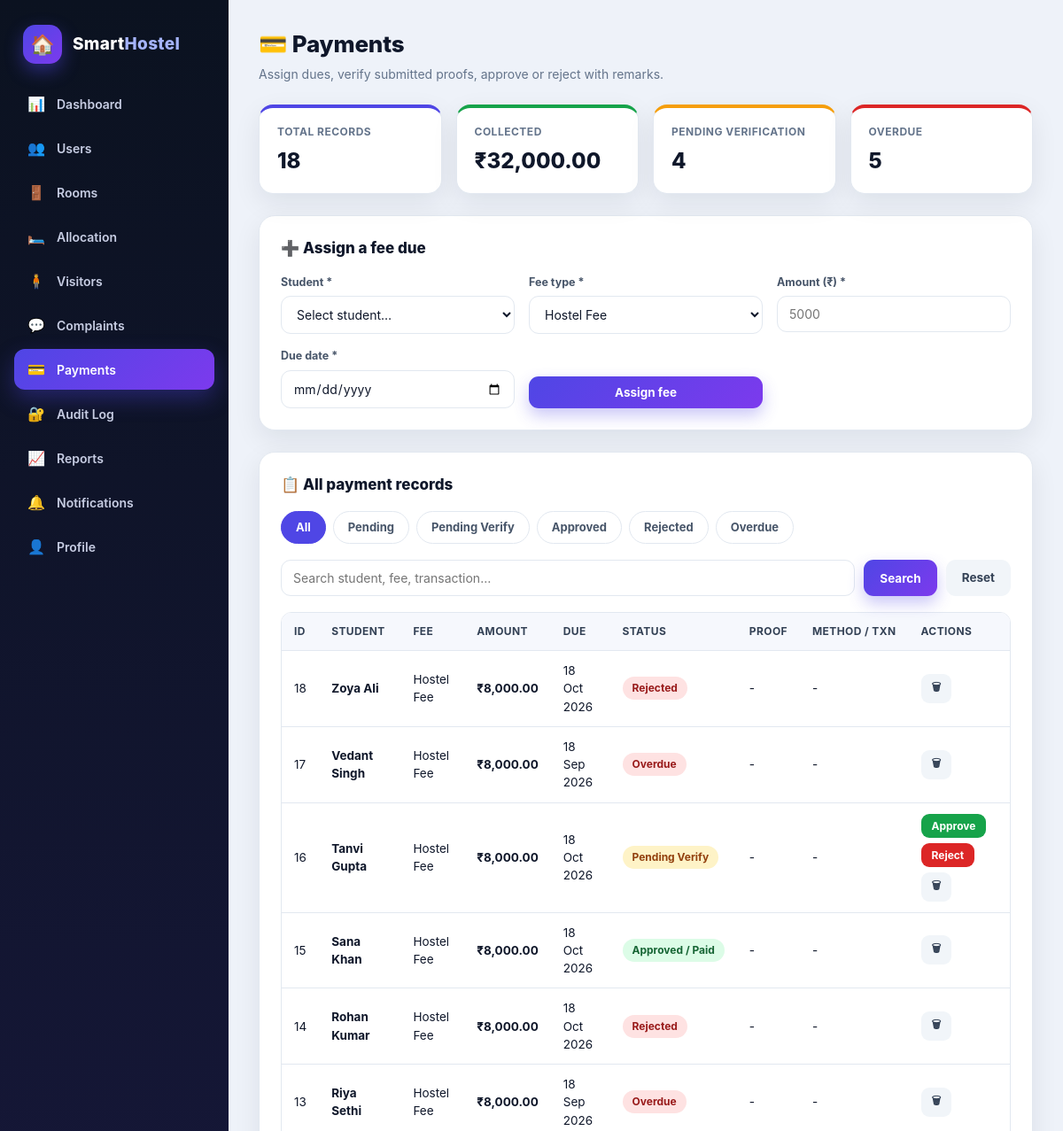
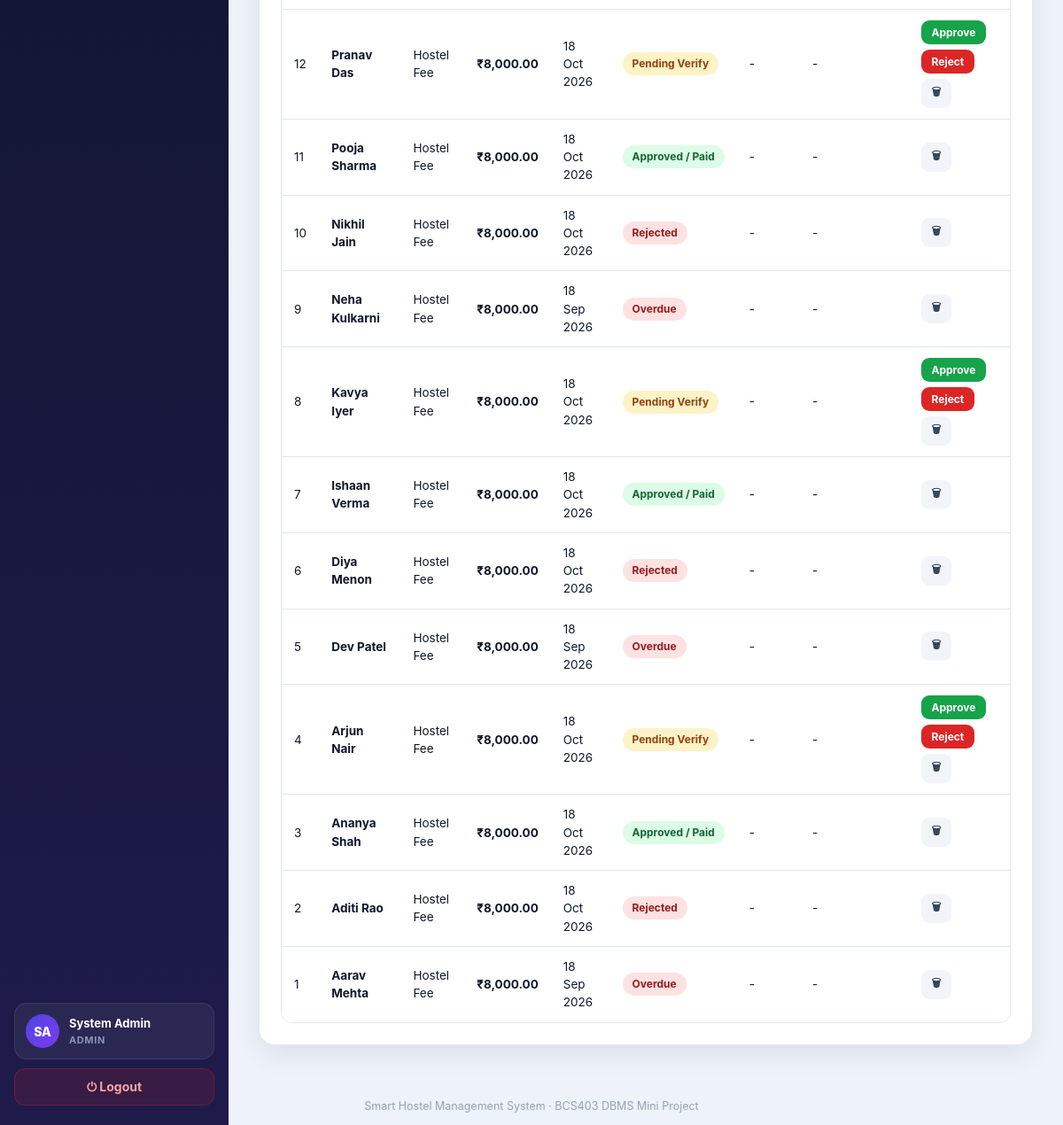
/admin/payments.php (signed in), run on the app's committed database (2 pictures, top to bottom).
### tables this page shows
CREATE TABLE IF NOT EXISTS payments (
    id                  INT AUTO_INCREMENT PRIMARY KEY,
    student_id          INT           DEFAULT NULL,
    fee_type            VARCHAR(100)  NOT NULL,
    amount              DECIMAL(10,2) NOT NULL,
    status              ENUM('pending','paid','overdue','rejected') NOT NULL DEFAULT 'pending',
    verification_status VARCHAR(80)   NOT NULL DEFAULT 'Pending',
    payment_method      VARCHAR(100)  DEFAULT NULL,
    transaction_id      VARCHAR(100)  DEFAULT NULL,
    payment_note        VARCHAR(255)  DEFAULT NULL,
    proof_file          VARCHAR(255)  DEFAULT NULL,
    admin_remark        TEXT          DEFAULT NULL,
    due_date            DATE          NOT NULL,
    paid_date           DATETIME      DEFAULT NULL,
    verified_at         DATETIME      DEFAULT NULL,
    created_at          TIMESTAMP     DEFAULT CURRENT_TIMESTAMP,
    INDEX idx_payments_student (student_id),
    FOREIGN KEY (student_id) REFERENCES users(id) ON DELETE SET NULL
);

CREATE TABLE IF NOT EXISTS users (
    id          INT AUTO_INCREMENT PRIMARY KEY,
    full_name   VARCHAR(100)  NOT NULL,
    username    VARCHAR(30)   NOT NULL UNIQUE,
    email       VARCHAR(100)  NOT NULL UNIQUE,
    phone       VARCHAR(25)   NOT NULL,
    country     VARCHAR(100)  DEFAULT NULL,
    state       VARCHAR(100)  DEFAULT NULL,
    address     TEXT          DEFAULT NULL,
    password    VARCHAR(255)  NOT NULL,
    google_id   VARCHAR(255)  DEFAULT NULL UNIQUE,
    auth_provider ENUM('local','google') NOT NULL DEFAULT 'local',
    role        ENUM('admin','student') NOT NULL DEFAULT 'student',
    status      ENUM('active','inactive','pending_verification') NOT NULL DEFAULT 'active',
    created_at  TIMESTAMP DEFAULT CURRENT_TIMESTAMP
);

### includes/config.php (called while the page is built, shortened)
<?php
function safe($val) {
    return htmlspecialchars((string)$val, ENT_QUOTES, 'UTF-8');
}
function formatDate($date, $fallback = '-') {
    $t = strtotime($date);
    return $t ? date('d M Y', $t) : $fallback;
}
function money($amount) {
    return '₹' . number_format((float)$amount, 2);
}

### includes/pagination.php (called while the page is built, shortened)
<?php
function page_window($conn, $countSql, $types, $params) {
    $stmt = $conn->prepare($countSql);
    $stmt->execute(); $total = (int)$stmt->get_result()->fetch_row()[0]; $stmt->close();
    $pages = max(1, (int)ceil($total / 20));
    $requested = filter_var($_GET['page'] ?? null, FILTER_VALIDATE_INT);
    $page = min(max(1, $requested ?: 1), $pages);
    return [$total, $pages, $page, ($page - 1) * 20];
}

### admin/payments.php (the view, shortened to what this page needs)
<?php
require_once __DIR__ . '/../includes/config.php';
$sum = $conn->query(
    "SELECT COUNT(*) total,
            COALESCE(SUM(CASE WHEN verification_status='Approved' THEN amount END),0) collected,
            COALESCE(SUM(verification_status='Pending Verification'),0) pv,
            COALESCE(SUM(status='overdue'),0) ov
     FROM payments"
)->fetch_assoc();
$filter = trim($_GET['filter'] ?? 'all');
$search = trim($_GET['search'] ?? '');
$where  = 'WHERE 1=1';
$params = [];
$types  = '';
require_once __DIR__ . '/../includes/pagination.php';
[$totalRows, $totalPages, $page, $offset] = page_window($conn, "SELECT COUNT(*) FROM payments p LEFT JOIN users u ON u.id=p.student_id $where", $types, $params);
$stmt = $conn->prepare("SELECT p.*, u.full_name AS student_name FROM payments p LEFT JOIN users u ON u.id=p.student_id $where ORDER BY p.id DESC LIMIT ? OFFSET ?");
$pageParams = array_merge($params, [20, $offset]);
$stmt->bind_param($types . 'ii', ...$pageParams);
$stmt->execute();
$payments = $stmt->get_result(); $stmt->close();
function adminPayBadge($status, $vs) {
    $vs = strtolower($vs ?? ''); $s = strtolower($status ?? '');
    if ($vs === 'approved')             return '<span class="badge badge-green">Approved / Paid</span>';
    if ($vs === 'pending verification') return '<span class="badge badge-yellow">Pending Verify</span>';
    if ($vs === 'rejected')             return '<span class="badge badge-red">Rejected</span>';
    if ($s === 'overdue')               return '<span class="badge badge-red">Overdue</span>';
    return '<span class="badge badge-blue">Pending</span>';
}
require_once __DIR__ . '/../includes/header.php';
?>
<div class="layout">
<?php require_once __DIR__ . '/../includes/sidebar.php'; ?>
<main class="main">
    <div class="page-head">
        <h1>💳 Payments</h1>
        <p>Assign dues, verify submitted proofs, approve or reject with remarks.</p>
    </div>
    <div class="stat-grid">
        <div class="stat"><div class="stat-label">Total records</div><div class="stat-value"><?php echo (int)$sum['total']; ?></div></div>
        <div class="stat green"><div class="stat-label">Collected</div><div class="stat-value"><?php echo money($sum['collected']); ?></div></div>
        <div class="stat amber"><div class="stat-label">Pending verification</div><div class="stat-value"><?php echo (int)$sum['pv']; ?></div></div>
        <div class="stat red"><div class="stat-label">Overdue</div><div class="stat-value"><?php echo (int)$sum['ov']; ?></div></div>
    </div>
    <div class="card">
        <h2>➕ Assign a fee due</h2>
        <form method="POST" class="form-grid">
            <div class="field">
                <label>Student *</label>
                <select class="input" name="student_id" required>
                    <option value="">Select student…</option>
                </select>
            </div>
            <div class="field">
                <label>Fee type *</label>
                <select class="input" name="fee_type" id="feeType" required>
                    <option value="Hostel Fee">Hostel Fee</option>
                </select>
            </div>
            <div class="field"><label>Amount (₹) *</label><input class="input" type="number" name="amount" min="1" step="0.01" placeholder="5000" required></div>
            <div class="field"><label>Due date *</label><input class="input" type="date" name="due_date" required></div>
            <div class="field" style="justify-content:flex-end"><button class="btn btn-primary" type="submit">Assign fee</button></div>
        </form>
    </div>
    <div class="card">
        <h2>📋 All payment records</h2>
        <div class="tabs">
            <?php foreach (['all' => 'All', 'pending' => 'Pending', 'pending_verify' => 'Pending Verify', 'approved' => 'Approved', 'rejected' => 'Rejected', 'overdue' => 'Overdue'] as $k => $l): ?>
            <a class="tab <?php echo $filter === $k ? 'active' : ''; ?>" href="payments.php?filter=<?php echo $k; ?>"><?php echo $l; ?></a>
            <?php endforeach; ?>
        </div>
        <form method="GET" class="search-bar">
            <input class="input" type="text" name="search" placeholder="Search student, fee, transaction…" value="<?php echo safe($search); ?>">
            <button class="btn btn-primary" type="submit">Search</button>
            <a class="btn btn-ghost" href="payments.php">Reset</a>
        </form>
        <div class="table-wrap">
            <table>
                <thead><tr><th>ID</th><th>Student</th><th>Fee</th><th>Amount</th><th>Due</th><th>Status</th><th>Proof</th><th>Method / TXN</th><th>Actions</th></tr></thead>
                <tbody>
                <?php if ($payments->num_rows): while ($p = $payments->fetch_assoc()): ?>
                    <tr>
                        <td><?php echo (int)$p['id']; ?></td>
                        <td><strong><?php echo safe($p['student_name'] ?? '-'); ?></strong></td>
                        <td><?php echo safe($p['fee_type']); ?></td>
                        <td><strong><?php echo money($p['amount']); ?></strong></td>
                        <td><?php echo formatDate($p['due_date']); ?></td>
                        <td><?php echo adminPayBadge($p['status'], $p['verification_status']); ?></td>
                        <td>
                            <?php if (!empty($p['proof_file'])): ?>
                            <a class="btn btn-ghost btn-sm" href="/uploads/payment_proofs/<?php echo safe(basename($p['proof_file'])); ?>" target="_blank">View</a>
                            <?php else: ?>-<?php endif; ?>
                        </td>
                        <td>
                            <?php echo safe($p['payment_method'] ?? '-'); ?>
                        </td>
                        <td>
                            <div style="display:flex;gap:6px;flex-wrap:wrap">
                                <?php if ($p['verification_status'] === 'Pending Verification'): ?>
                                <button class="btn btn-green btn-sm" type="button" onclick="openReview(<?php echo (int)$p['id']; ?>, 'approve')">Approve</button>
                                <button class="btn btn-red btn-sm" type="button" onclick="openReview(<?php echo (int)$p['id']; ?>, 'reject')">Reject</button>
                                <?php endif; ?>
                                <form method="POST" style="margin:0" data-confirm="Delete payment record #<?php echo (int)$p['id']; ?>?">
                                    <button class="btn btn-ghost btn-sm" type="submit">🗑</button>
                                </form>
                            </div>
                        </td>
                    </tr>
                <?php endwhile; else: ?>
                    <tr><td colspan="9" class="empty-row">No payment records.</td></tr>
                <?php endif; ?>
                </tbody>
            </table>
        </div>
    </div>
</main>
</div>
<?php require_once __DIR__ . '/../includes/footer.php'; ?>

### assets/css/style.css (style rules this page uses)
:root { --bg: #eef2f9; --surface: #ffffff; --ink: #0f172a; --muted: #64748b; --line: #e2e8f0; --accent: #4f46e5; --accent-2: #7c3aed; --accent-soft: #eef0ff; --success: #16a34a; --success-soft: #dcfce7; --danger: #dc2626; --danger-soft: #fee2e2; --warning: #b45309; --warning-soft: #fef3c7; --info: #1d4ed8; --info-soft: #dbeafe; --sidebar-1: #0b1220; --sidebar-2: #1e1b4b; --radius: 18px; --shadow: 0 10px 30px rgba(15, 23, 42, .08); --shadow-lg: 0 24px 60px rgba(15, 23, 42, .14); }
* { margin: 0; padding: 0; box-sizing: border-box; }
body { font-family: "Inter", "Segoe UI", system-ui, -apple-system, Arial, sans-serif; background: var(--bg); color: var(--ink); line-height: 1.5; }
a { color: var(--accent); }
.layout { display: flex; min-height: 100vh; }
.main { margin-left: 258px; flex: 1; padding: 30px 34px 10px; min-width: 0; }
.page-head { margin-bottom: 24px; }
.page-head h1 { font-size: 26px; font-weight: 800; letter-spacing: -.2px; }
.page-head p { color: var(--muted); margin-top: 4px; font-size: 14px; }
.card { background: var(--surface); border-radius: var(--radius); box-shadow: var(--shadow); border: 1px solid var(--line); padding: 24px; margin-bottom: 24px; }
.card > h2 { font-size: 17px; font-weight: 800; margin-bottom: 16px; display: flex; align-items: center; gap: 9px; }
.stat-grid { display: grid; grid-template-columns: repeat(auto-fit, minmax(170px, 1fr)); gap: 16px; margin-bottom: 24px; }
.stat { background: var(--surface); border-radius: 16px; padding: 18px 20px; border: 1px solid var(--line); border-top: 4px solid var(--accent); box-shadow: var(--shadow); }
.stat.green { border-top-color: var(--success); }
.stat.red { border-top-color: var(--danger); }
.stat.amber { border-top-color: #f59e0b; }
.stat .stat-label { font-size: 12px; font-weight: 700; color: var(--muted); text-transform: uppercase; letter-spacing: .5px; }
.stat .stat-value { font-size: 24px; font-weight: 800; margin-top: 6px; }
.table-wrap { overflow-x: auto; border-radius: 12px; border: 1px solid var(--line); }
table { width: 100%; border-collapse: collapse; font-size: 13.5px; background: var(--surface); }
thead th { text-align: left; background: #f6f8fd; color: #334155; font-weight: 700; font-size: 12px; text-transform: uppercase; letter-spacing: .4px; padding: 12px 14px; white-space: nowrap; }
tbody td { padding: 12px 14px; border-top: 1px solid var(--line); vertical-align: middle; }
.badge { display: inline-flex; align-items: center; gap: 5px; padding: 4px 11px; border-radius: 999px; font-size: 12px; font-weight: 700; white-space: nowrap; }
.badge-green { background: var(--success-soft); color: #166534; }
.badge-yellow { background: var(--warning-soft); color: #92400e; }
.badge-red { background: var(--danger-soft); color: #991b1b; }
.btn { display: inline-flex; align-items: center; justify-content: center; gap: 7px; border: none; cursor: pointer; text-decoration: none; padding: 10px 18px; border-radius: 11px; font-weight: 700; font-size: 13.5px; font-family: inherit; transition: transform .15s, box-shadow .15s, background .15s; }
.btn-primary { background: linear-gradient(135deg, var(--accent), var(--accent-2)); color: #fff; box-shadow: 0 8px 18px rgba(79, 70, 229, .30); }
.btn-green { background: var(--success); color: #fff; }
.btn-red { background: var(--danger); color: #fff; }
.btn-ghost { background: #f1f5f9; color: #334155; }
.btn-sm { padding: 6px 12px; font-size: 12px; border-radius: 9px; }
.form-grid { display: grid; grid-template-columns: repeat(auto-fit, minmax(220px, 1fr)); gap: 16px; }
.field { display: flex; flex-direction: column; gap: 6px; }
.field label { font-size: 12.5px; font-weight: 700; color: #475569; }
.input, select.input, textarea.input { border: 1.5px solid var(--line); border-radius: 11px; padding: 11px 13px; font-size: 14px; font-family: inherit; background: #fff; color: var(--ink); width: 100%; outline: none; transition: border-color .15s, box-shadow .15s; }
.tabs { display: flex; gap: 8px; flex-wrap: wrap; margin-bottom: 18px; }
.tab { padding: 8px 16px; border-radius: 999px; font-size: 13px; font-weight: 700; text-decoration: none; color: #475569; background: #fff; border: 1.5px solid var(--line); }
.tab.active { background: var(--accent); border-color: var(--accent); color: #fff; }
.search-bar { display: flex; gap: 10px; margin-bottom: 18px; flex-wrap: wrap; }
.search-bar .input { flex: 1; min-width: 200px; }

### data on the page
payments: id "18", student.full_name "Zoya Ali", fee_type "Hostel Fee", amount "₹8,000.00", due_date "18 Oct 2026", verification_status "Rejected", payment_method "-"
payments: id "17", student.full_name "Vedant Singh", fee_type "Hostel Fee", amount "₹8,000.00", due_date "18 Sep 2026", status "Overdue", payment_method "-"
payments: id "16", student.full_name "Tanvi Gupta", fee_type "Hostel Fee", amount "₹8,000.00", due_date "18 Oct 2026", shows "Pending Verify", payment_method "-"
payments: id "15", student.full_name "Sana Khan", fee_type "Hostel Fee", amount "₹8,000.00", due_date "18 Oct 2026", verification_status "Approved / Paid", payment_method "-"
payments: id "14", student.full_name "Rohan Kumar", fee_type "Hostel Fee", amount "₹8,000.00", due_date "18 Oct 2026", verification_status "Rejected", payment_method "-"
payments: id "13", student.full_name "Riya Sethi", fee_type "Hostel Fee", amount "₹8,000.00", due_date "18 Sep 2026", status "Overdue", payment_method "-"
payments: id "12", student.full_name "Pranav Das", fee_type "Hostel Fee", amount "₹8,000.00", due_date "18 Oct 2026", shows "Pending Verify", payment_method "-"
payments: id "11", student.full_name "Pooja Sharma", fee_type "Hostel Fee", amount "₹8,000.00", due_date "18 Oct 2026", verification_status "Approved / Paid", payment_method "-"
payments: id "10", student.full_name "Nikhil Jain", fee_type "Hostel Fee", amount "₹8,000.00", due_date "18 Oct 2026", verification_status "Rejected", payment_method "-"
payments: id "9", student.full_name "Neha Kulkarni", fee_type "Hostel Fee", amount "₹8,000.00", due_date "18 Sep 2026", status "Overdue", payment_method "-"
payments: id "8", student.full_name "Kavya Iyer", fee_type "Hostel Fee", amount "₹8,000.00", due_date "18 Oct 2026", shows "Pending Verify", payment_method "-"
payments: id "7", student.full_name "Ishaan Verma", fee_type "Hostel Fee", amount "₹8,000.00", due_date "18 Oct 2026", verification_status "Approved / Paid", payment_method "-"
payments: id "6", student.full_name "Diya Menon", fee_type "Hostel Fee", amount "₹8,000.00", due_date "18 Oct 2026", verification_status "Rejected", payment_method "-"
payments: id "5", student.full_name "Dev Patel", fee_type "Hostel Fee", amount "₹8,000.00", due_date "18 Sep 2026", status "Overdue", payment_method "-"
payments: id "4", student.full_name "Arjun Nair", fee_type "Hostel Fee", amount "₹8,000.00", due_date "18 Oct 2026", shows "Pending Verify", payment_method "-"
payments: id "3", student.full_name "Ananya Shah", fee_type "Hostel Fee", amount "₹8,000.00", due_date "18 Oct 2026", verification_status "Approved / Paid", payment_method "-"
payments: id "2", student.full_name "Aditi Rao", fee_type "Hostel Fee", amount "₹8,000.00", due_date "18 Oct 2026", verification_status "Rejected", payment_method "-"
payments: id "1", student.full_name "Aarav Mehta", fee_type "Hostel Fee", amount "₹8,000.00", due_date "18 Sep 2026", status "Overdue", payment_method "-"

### other printed values
safe($navInitials) "SA"
safe($navName) "System Admin"
safe(ucfirst($navRole)) "ADMIN"
$sum['total'] "18"
money($sum['collected']) "₹32,000.00"
$sum['pv'] "4"
$sum['ov'] "5"
$l "All"
$l "Pending"
$l "Pending Verify"
$l "Approved"
$l "Rejected"
$l "Overdue"
